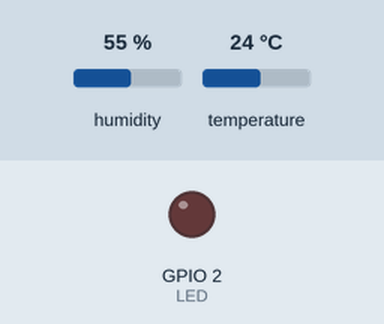
A sketch run on a simulated ESP32. Parts: output pins drawn as LEDs (lit = HIGH). Inputs (shaded band) come from the test bench; at power-on: temperature 24 °C, humidity 55 %. WiFi joins after 1.5 s; servers stay silent unless stated; the local clock reads 2024-03-15 10:24:30 at power-on unless the sketch sets it; EEPROM starts erased; no MQTT or app messages arrive unless stated; what the sketch prints to the serial monitor is not drawn. At 10.7 s the program puts the board to deep sleep or switches it off; the recording ends there.

Above: at 2.4 s.
2.5 s: temperature set to 33 °C
At 5.9 s:
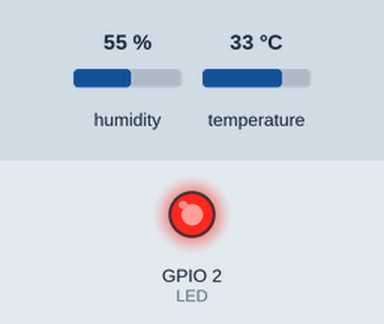
Timing chart, 0 to 7.4 s (numbered marks = the images above; inputs shaded):
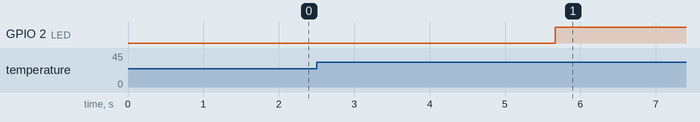

Measured:
- after the input at 2.5 s, GPIO 2 (LED): LOW → HIGH after 3.2 s

The sketch:

sketch.ino
```cpp
#include <WiFi.h>
#include <PubSubClient.h>
#include <DHT.h>
#include <time.h>
#include "driver/gpio.h"
#include <Preferences.h>

#define NOME "hirrua"

#define WIFI_SSID "Wokwi-GUEST"
#define WIFI_PASS ""

#define DHTPIN 4
#define DHTTYPE DHT22
#define LED 2

#define JANELA_CMD_MS   5000
#define DORMIR_SEG      30

DHT dht(DHTPIN, DHTTYPE);
Preferences nvs;
WiFiClient wifi;
PubSubClient mqtt(wifi);

const String BASE = String("sis1a/") + NOME + "/";

RTC_DATA_ATTR int   ciclos     = 0;
RTC_DATA_ATTR float limite     = 30.0;
RTC_DATA_ATTR int   modoLed    = 0;
RTC_DATA_ATTR bool  ledAnterior = false;

bool  ledOn = false;
bool  sensoresLidos = false;
bool  comandoRecebido = false;
float ultimaTemp = NAN;
long  tempoConexao = 0;

void pub(const String& sub, const String& valor, bool retido = true) {
  mqtt.publish((BASE + sub).c_str(), valor.c_str(), retido);
  Serial.printf("  PUB %s%s = %s\n", BASE.c_str(), sub.c_str(), valor.c_str());
}

String horaLocal() {
  struct tm t;
  if (!getLocalTime(&t, 3000)) return "sem-hora";
  char buf[25];
  strftime(buf, sizeof(buf), "%Y-%m-%d %H:%M:%S", &t);
  return String(buf);
}

String motivoAcordar() {
  switch (esp_sleep_get_wakeup_cause()) {
    case ESP_SLEEP_WAKEUP_TIMER: return "timer";
    case ESP_SLEEP_WAKEUP_UNDEFINED: return "reset";
    default: return "outro";
  }
}

void aplicarLed() {
  if (modoLed == 1) ledOn = true;
  else if (modoLed == 2) ledOn = false;
  else ledOn = (!isnan(ultimaTemp) && ultimaTemp > limite);

  digitalWrite(LED, ledOn ? HIGH : LOW);

  if (ledOn != ledAnterior || ciclos == 1) {
    pub("led", ledOn ? "ON" : "OFF");
    ledAnterior = ledOn;
  }
}

void aoReceber(char* topico, byte* payload, unsigned int len) {
  String msg;
  for (unsigned int i = 0; i < len; i++) msg += (char)payload[i];
  msg.trim();
  Serial.printf("RECEBIDO [%s]: %s\n", topico, msg.c_str());
  comandoRecebido = true;

  if (msg.startsWith("limite:")) {
    limite = msg.substring(7).toFloat();
    modoLed = 0;
    Serial.printf(" -> novo limite = %.1f (modo AUTO)\n", limite);
    pub("limite", String(limite, 1));
  } else if (msg.startsWith("led:")) {
    String e = msg.substring(4);
    e.toUpperCase();
    if (e == "ON" || e == "1") modoLed = 1;
    else if (e == "OFF" || e == "0") modoLed = 2;
    else modoLed = 0;
    Serial.printf(" -> modo LED = %s\n", modoLed == 1 ? "ON" : modoLed == 2 ? "OFF" : "AUTO");
  }
  if (sensoresLidos) aplicarLed();
}

void conectarWifi() {
  unsigned long t0 = millis();
  WiFi.mode(WIFI_STA);
  WiFi.begin(WIFI_SSID, WIFI_PASS);
  Serial.print("Conectando ao WiFi");
  while (WiFi.status() != WL_CONNECTED) { delay(200); Serial.print("."); }
  tempoConexao = millis() - t0;
  Serial.printf("\n ok | IP=%s | RSSI=%d dBm | %ld ms\n",
                WiFi.localIP().toString().c_str(), WiFi.RSSI(), tempoConexao);
}

void conectarMqtt() {
  String id = String("esp32-") + NOME + "-" + String((uint32_t)ESP.getEfuseMac(), HEX);
  while (!mqtt.connected()) {
    Serial.print("Conectando ao Mosquitto...");
    if (mqtt.connect(id.c_str())) {
      Serial.println(" ok");
      mqtt.subscribe((BASE + "comando").c_str());
    } else {
      Serial.printf(" falhou rc=%d (2s)\n", mqtt.state());
      delay(2000);
    }
  }
}

void publicarSensores() {
  ultimaTemp = dht.readTemperature();
  float h = dht.readHumidity();
  pub("temp", isnan(ultimaTemp) ? "erro" : String(ultimaTemp, 1));
  pub("umid", isnan(h) ? "erro" : String(h, 1));
}

void publicarLogs() {
  String ssid = WiFi.SSID();
  int rssi = WiFi.RSSI();
  String ip = WiFi.localIP().toString();

  pub("wifi", ssid);
  pub("rssi", String(rssi));
  pub("ip", ip);
  pub("log/wifi", "{\"ssid\":\"" + ssid + "\",\"rssi\":" + String(rssi) +
                  ",\"ip\":\"" + ip + "\",\"ms\":" + String(tempoConexao) + "}");

  String hora = horaLocal();
  bool relogioOk = (hora != "sem-hora");
  pub("hora", hora);
  pub("log/tls", "{\"hora\":\"" + hora + "\",\"relogio_ok\":" + (relogioOk ? "true" : "false") + "}");

  pub("ciclos", String(ciclos));
  pub("log/sistema", "{\"ciclos\":" + String(ciclos) +
                     ",\"heap\":" + String(ESP.getFreeHeap()) +
                     ",\"acordou_por\":\"" + motivoAcordar() + "\"}");
}

void dormir() {
  Serial.printf("Dormindo %d s...\n\n", DORMIR_SEG);
  mqtt.disconnect();
  WiFi.disconnect(true);
  gpio_hold_en((gpio_num_t)LED);
  gpio_deep_sleep_hold_en();
  esp_sleep_enable_timer_wakeup((uint64_t)DORMIR_SEG * 1000000ULL);
  esp_deep_sleep_start();
}

void setup() {
  Serial.begin(115200);
  gpio_hold_dis((gpio_num_t)LED);
  pinMode(LED, OUTPUT);
  dht.begin();

  nvs.begin("estacao", false);
  bool rtcPerdida = (ciclos == 0);
  if (rtcPerdida) ciclos = nvs.getInt("ciclos", 0);
  ciclos++;
  nvs.putInt("ciclos", ciclos);
  nvs.end();
  if (rtcPerdida && ciclos > 1) Serial.println("RTC zerada: contador restaurado da NVS");
  Serial.printf("\n===== Ciclo %d (acordou por: %s) =====\n", ciclos, motivoAcordar().c_str());

  conectarWifi();
  configTime(-3 * 3600, 0, "pool.ntp.org", "time.nist.gov");

  mqtt.setServer("test.mosquitto.org", 1883);
  mqtt.setCallback(aoReceber);
  conectarMqtt();

  unsigned long tr = millis();
  while (!comandoRecebido && millis() - tr < 4000) { mqtt.loop(); delay(10); }

  publicarSensores();
  sensoresLidos = true;
  aplicarLed();
  publicarLogs();

  Serial.printf("Janela de %d ms para receber comando...\n", JANELA_CMD_MS);
  unsigned long t0 = millis();
  while (millis() - t0 < JANELA_CMD_MS) { mqtt.loop(); delay(10); }

  dormir();
}

void loop() {}
```
